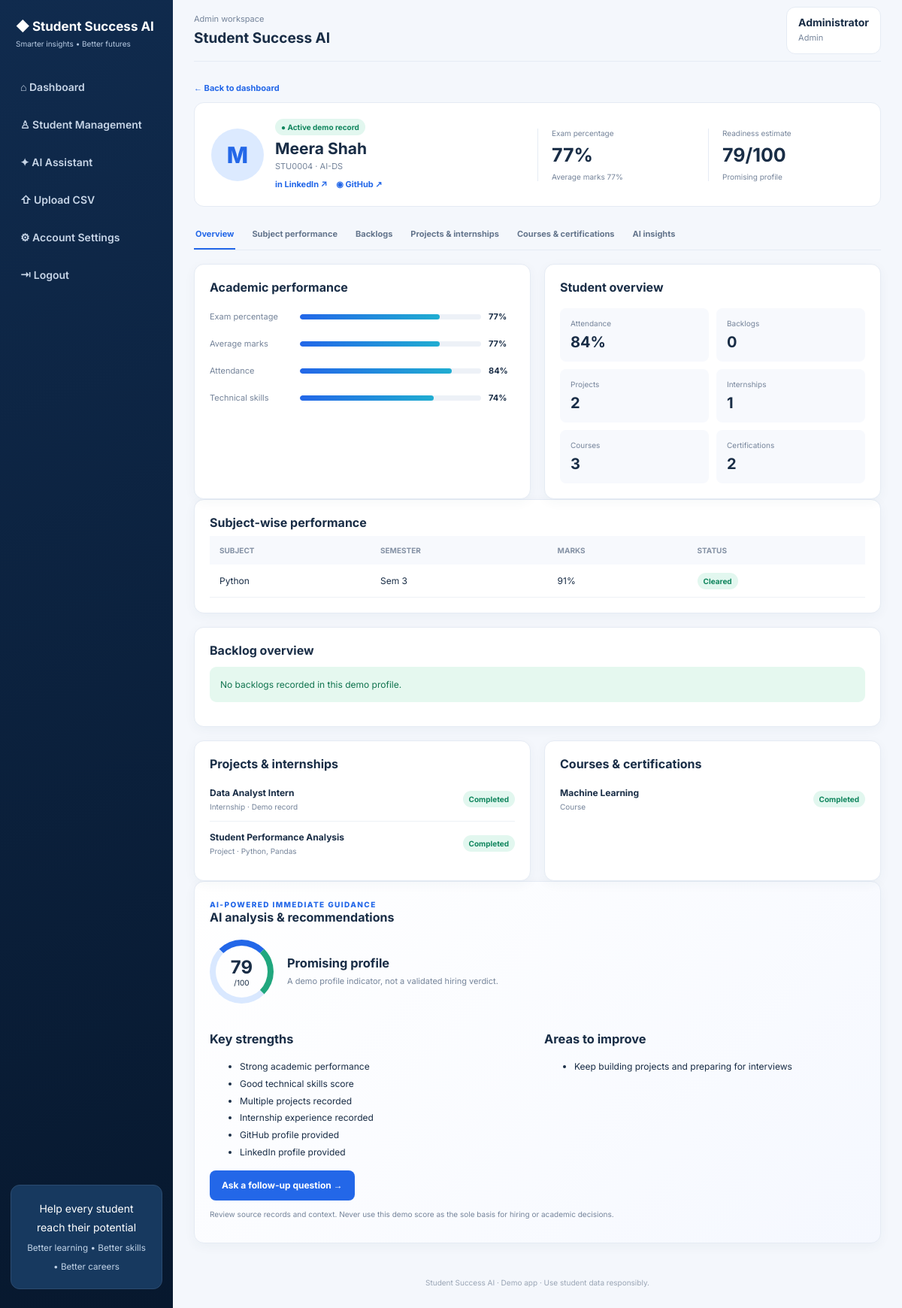
Page /student/STU0004 (signed in) on the committed database.
### tables this page shows
CREATE TABLE users(id INTEGER PRIMARY KEY,username TEXT UNIQUE,password_hash TEXT,role TEXT,student_id TEXT,display_name TEXT);

CREATE TABLE students(student_id TEXT PRIMARY KEY,student_name TEXT,department TEXT,attendance_pct REAL DEFAULT 0,average_marks REAL DEFAULT 0,skills_score REAL DEFAULT 0,backlogs INTEGER DEFAULT 0,projects INTEGER DEFAULT 0,internships INTEGER DEFAULT 0,courses INTEGER DEFAULT 0,certifications INTEGER DEFAULT 0,linkedin_url TEXT DEFAULT '',github_url TEXT DEFAULT '',exam_percentage REAL DEFAULT 0);

CREATE TABLE subjects(id INTEGER PRIMARY KEY,student_id TEXT,subject TEXT,marks REAL,semester TEXT,backlog_status TEXT);

CREATE TABLE activities(id INTEGER PRIMARY KEY,student_id TEXT,category TEXT,title TEXT,status TEXT,details TEXT);

### app.py (the view)
@app.route('/student/<sid>')
def student(sid):
 u=who()
 if not u:return redirect(url_for('login'))
 if u['role'] not in ('admin','staff') and u['student_id']!=sid: flash('You can only view your linked student account.','error'); return redirect(url_for('dashboard'))
 s,subjects,activities=get_detail(sid)
 if not s: flash('Student not found.','error'); return redirect(url_for('dashboard'))
 return render_template('student.html',user=u,s=s,subjects=subjects,activities=activities,ai=analyze(s))

### app.py (called while the page is built)
def db():
 c=sqlite3.connect(DB); c.row_factory=sqlite3.Row; return c

def who():
 if not session.get('uid'): return None
 with db() as c: return c.execute('SELECT * FROM users WHERE id=?',(session['uid'],)).fetchone()

def get_detail(sid):
 with db() as c: return (c.execute('SELECT * FROM students WHERE student_id=?',(sid,)).fetchone(),c.execute('SELECT * FROM subjects WHERE student_id=?',(sid,)).fetchall(),c.execute('SELECT * FROM activities WHERE student_id=? ORDER BY category',(sid,)).fetchall())

### templates/student.html
{% extends "base.html" %}{% block content %}<a class="back" href="{{url_for('dashboard')}}">← Back to dashboard</a><section class="hero"><div class="identity"><div class="studentavatar">{{s['student_name'][0]}}</div><div><span class="badge ok">● Active demo record</span><h1>{{s['student_name']}}</h1><p>{{s['student_id']}} · {{s['department']}}</p><div class="links">{% if s['linkedin_url'] %}<a href="{{s['linkedin_url']}}" target="_blank" rel="noopener">in LinkedIn ↗</a>{% else %}<span>LinkedIn not provided</span>{% endif %}{% if s['github_url'] %}<a href="{{s['github_url']}}" target="_blank" rel="noopener">◉ GitHub ↗</a>{% else %}<span>GitHub not provided</span>{% endif %}</div></div></div><div class="heroMetric"><small>Exam percentage</small><strong>{{s['exam_percentage']|round|int}}%</strong><small>Average marks {{s['average_marks']|round|int}}%</small></div><div class="heroMetric"><small>Readiness estimate</small><strong>{{ai['score']}}/100</strong><small>{{ai['status']}}</small></div></section><div class="tabs"><a href="#overview">Overview</a><a href="#subjects">Subject performance</a><a href="#backlogs">Backlogs</a><a href="#experience">Projects & internships</a><a href="#courses">Courses & certifications</a><a href="#insights">AI insights</a></div><div class="twocol" id="overview"><section class="panel"><h2>Academic performance</h2>{% for label,val in [('Exam percentage',s['exam_percentage']),('Average marks',s['average_marks']),('Attendance',s['attendance_pct']),('Technical skills',s['skills_score'])] %}<div class="barrow"><span>{{label}}</span><div class="bar"><i style="width:{{[val,100]|min}}%"></i></div><b>{{val|round|int}}%</b></div>{% endfor %}</section><section class="panel"><h2>Student overview</h2><div class="metrics">{% for label,val in [('Attendance',s['attendance_pct']|round|int|string+'%'),('Backlogs',s['backlogs']),('Projects',s['projects']),('Internships',s['internships']),('Courses',s['courses']),('Certifications',s['certifications'])] %}<div><small>{{label}}</small><b>{{val}}</b></div>{% endfor %}</div></section></div><section class="panel" id="subjects"><h2>Subject-wise performance</h2><div class="tablewrap"><table><thead><tr><th>Subject</th><th>Semester</th><th>Marks</th><th>Status</th></tr></thead><tbody>{% for x in subjects %}<tr><td>{{x['subject']}}</td><td>{{x['semester']}}</td><td>{{x['marks']|round|int}}%</td><td><span class="badge {% if x['backlog_status']=='Pending' %}warn{% else %}ok{% endif %}">{{x['backlog_status']}}</span></td></tr>{% else %}<tr><td colspan="4">No subject records yet.</td></tr>{% endfor %}</tbody></table></div></section><section class="panel" id="backlogs"><h2>Backlog overview</h2>{% if s['backlogs'] %}<p class="callout warn">{{s['backlogs']}} recorded backlog(s). Make a subject-by-subject plan with faculty guidance.</p>{% else %}<p class="callout ok">No backlogs recorded in this demo profile.</p>{% endif %}</section><div class="twocol" id="experience"><section class="panel"><h2>Projects & internships</h2>{% for x in activities if x['category'] in ['Project','Internship'] %}<div class="activity"><div><b>{{x['title']}}</b><small>{{x['category']}} · {{x['details']}}</small></div><span class="badge {% if x['status']=='Completed' %}ok{% else %}warn{% endif %}">{{x['status']}}</span></div>{% else %}<p class="muted">No records added.</p>{% endfor %}</section><section class="panel" id="courses"><h2>Courses & certifications</h2>{% for x in activities if x['category'] in ['Course','Certification'] %}<div class="activity"><div><b>{{x['title']}}</b><small>{{x['category']}}</small></div><span class="badge {% if x['status']=='Completed' %}ok{% else %}warn{% endif %}">{{x['status']}}</span></div>{% else %}<p class="muted">No records added.</p>{% endfor %}</section></div><section class="panel aiPanel" id="insights"><small class="eyebrow">AI-POWERED IMMEDIATE GUIDANCE</small><h2>AI analysis & recommendations</h2><div class="score"><div><strong>{{ai['score']}}</strong><small>/100</small></div><div><h3>{{ai['status']}}</h3><p class="muted">A demo profile indicator, not a validated hiring verdict.</p></div></div><div class="twocol"><div><h3>Key strengths</h3><ul>{% for x in ai['strengths'] %}<li>{{x}}</li>{% endfor %}</ul></div><div><h3>Areas to improve</h3><ul>{% for x in ai['improvements'] %}<li>{{x}}</li>{% endfor %}</ul></div></div><a class="btn primary" href="{{url_for('ai')}}">Ask a follow-up question →</a><p class="muted tiny">Review source records and context. Never use this demo score as the sole basis for hiring or academic decisions.</p></section>{% endblock %}

### templates/base.html
<!doctype html><html><head><meta charset="utf-8"><meta name="viewport" content="width=device-width,initial-scale=1"><title>Student Success AI</title><link rel="stylesheet" href="{{url_for('static',filename='style.css')}}"></head><body>{% if user %}<aside class="sidebar"><div class="brand"><b>◆ Student Success AI</b><small>Smarter insights • Better futures</small></div><nav><a href="{{url_for('dashboard')}}">⌂ Dashboard</a><a href="{{url_for('dashboard')}}">♙ Student Management</a><a href="{{url_for('ai')}}">✦ AI Assistant</a>{% if user['role']=='admin' %}<a href="{{url_for('upload')}}">⇧ Upload CSV</a>{% endif %}{% if user['role'] in ['admin','staff'] %}<a href="{{url_for('settings')}}">⚙ Account Settings</a>{% endif %}<a href="{{url_for('logout')}}">⇥ Logout</a></nav><div class="side-note">Help every student reach their potential<br><small>Better learning • Better skills • Better careers</small></div></aside>{% endif %}<main class="{% if user %}main{% else %}login-main{% endif %}">{% if user %}<header class="topbar"><div><small>{{user['role']|title}} workspace</small><h2>Student Success AI</h2></div><div class="userpill"><b>{{user['display_name']}}</b><small>{{user['role']|title}}</small></div></header>{% endif %}{% with msgs=get_flashed_messages(with_categories=true) %}{% for cat,msg in msgs %}<div class="flash {{cat}}">{{msg}}</div>{% endfor %}{% endwith %}{% block content %}{% endblock %}<footer>Student Success AI · Demo app · Use student data responsibly.</footer></main></body></html>

### rows in the picture
users: role "Admin", display_name "Administrator"
students: student_name "M", student_name "Meera Shah", student_id "STU0004", department "AI-DS", exam_percentage "77", average_marks "77", label "Exam percentage", {{ [val,100]|min }} 77.0 (drawn), label "Average marks", label "Attendance", {{ [val,100]|min }} 84.0 (drawn), attendance_pct "84", label "Technical skills", {{ [val,100]|min }} 74.0 (drawn), skills_score "74"
subjects: subject "Python", semester "Sem 3", marks "91", backlog_status "Cleared"
activities: title "Data Analyst Intern", category "Internship", details "Demo record", status "Completed"
activities: title "Student Performance Analysis", category "Project", details "Python, Pandas", status "Completed"
activities: title "Machine Learning", category "Course", status "Completed"

### other values in the picture
{{ ai['score'] }} "79"
{{ ai['status'] }} "Promising profile"
{{ label }} "Attendance" "Backlogs" "Projects" "Internships" "Courses" "Certifications"
{{ val }} "84%" "0" "2" "1" "3" "2"
{{ x }} "Strong academic performance" "Good technical skills score" "Multiple projects recorded" "Internship experience recorded" "GitHub profile provided" "LinkedIn profile provided"
{{ x }} "Keep building projects and preparing for interviews"
